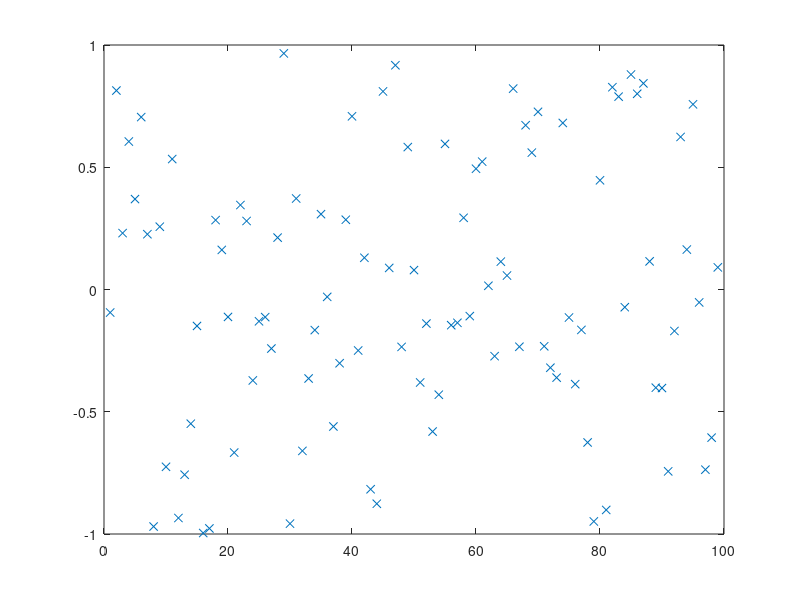

Write MATLAB code to recreate this figure. (Note: this script raises an error after producing the figure.)
% script <a href="matlab:HeapSortTest">HeapSortTest</a>
% Test <a href="matlab:help HeapSort">HeapSort</a> on a random set of data.
% See <a href="matlab:NRweb">Numerical Renaissance: simulation, optimization, & control</a>, Section 7.1.6.
% Part of <a href="matlab:help NRC">Numerical Renaissance Codebase 1.0</a>, <a href="matlab:help NRchap07">Chapter 7</a>; please read the <a href="matlab:help NRcopyleft">copyleft</a>.

n=99; D=2*rand(n,1)-1; close all, plot(D(:,1),'x'), pause(0.5)
[D,index]=HeapSort(D,1,n);        plot(D(:,1),'x')

% end script HeapSortTest
